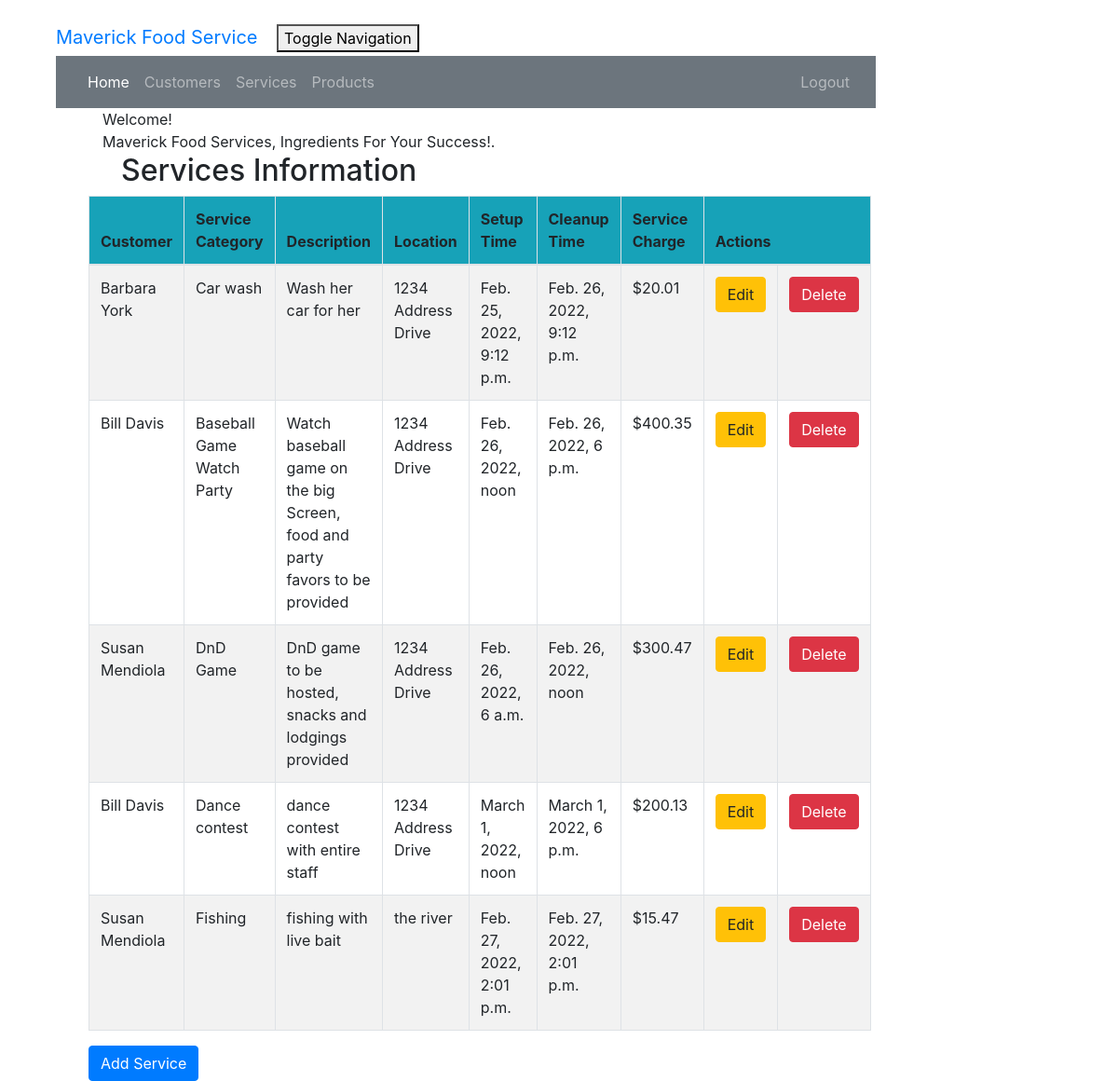
Screenshot of /service_list (signed in) with the database file from the repository.
### crm/models.py (models this page shows, shortened)
class Service(models.Model):
    cust_name = models.ForeignKey(Customer, on_delete=models.CASCADE, related_name='services')
    service_category = models.CharField(max_length=100)
    description = models.TextField()
    location = models.CharField(max_length=200)
    setup_time = models.DateTimeField(
        default=timezone.now)
    cleanup_time = models.DateTimeField(
        default=timezone.now)
    service_charge = models.DecimalField(max_digits=10, decimal_places=2)
    created_date = models.DateTimeField(
        default=timezone.now)
    updated_date = models.DateTimeField(auto_now_add=True)

class Customer(models.Model):
    cust_name = models.CharField(max_length=50)
    email = models.EmailField(max_length=100)
    phone = models.CharField(max_length=20)
    bldgroom = models.CharField(max_length=100)
    address = models.CharField(max_length=200)
    city = models.CharField(max_length=50)
    state = models.CharField(max_length=50)
    zipcode = models.CharField(max_length=10)
    organization = models.CharField(max_length=100)
    role = models.CharField(max_length=100)
    def __str__(self):
        return self.cust_name

### crm/views.py (the view)
# urls.py: path('service_list', views.service_list, name='service_list'),
@login_required
def service_list(request):
    services = Service.objects.filter(created_date__lte=timezone.now())
    return render(request, 'crm/service_list.html', {'services': services})

### crm/templates/crm/service_list.html (shortened to what this page needs)
<!DOCTYPE html>
{% extends 'crm/base.html' %}
{% block content %}
    {% load humanize %}
    <head>
    </head>
    <body class="bodylist">
    <div class="container">
        <div class="panel panel-primary">
            <div class="panel-heading">Welcome!</div>
            <div class="panel-body">
                Maverick Food Services, Ingredients For Your Success!.
            </div>
        </div>
    </div>
    <div class="row">
        <h2>Services Information</h2>
    </div>
    <div>
        <table class="table table-striped table-bordered table-hover w-auto">
            <thead>
            <tr class="bg-info">
                <th>Customer</th>
                <th>Service Category</th>
                <th>Description</th>
                <th>Location</th>
                <th>Setup Time</th>
                <th>Cleanup Time</th>
                <th>Service Charge</th>
                <th colspan="3">Actions</th>
            </tr>
            </thead>
            <tbody>
            {% for service in services %}
                <tr>
                    <td>{{ service.cust_name }}</td>
                    <td>{{ service.service_category }}</td>
                    <td>{{ service.description }}</td>
                    <td>{{ service.location }}</td>
                    <td>{{ service.setup_time }}</td>
                    <td>{{ service.cleanup_time }}</td>
                    <td>${{ service.service_charge|floatformat:2|intcomma }}</td>
                    <td><a href="{% url 'crm:service_edit' pk=service.pk %}"
                           class="btn btn-warning">Edit</a>
                    </td>
                    <td><a href="{% url 'crm:service_delete' pk=service.pk %}"
                           onclick="return confirm('Are you sure you want to delete?')"
                           class="btn btn-danger">Delete</a>
                    </td>
                </tr>
            {% endfor %}
            </tbody>
        </table>
    </div>
    <div>
        <a href="{% url 'crm:service_new' %}"><span
                class="btn btn-primary">Add Service</span></a>
    </div>
    </body>
{% endblock %}

### crm/templates/crm/base.html (shortened to what this page needs)
<!DOCTYPE html>
{% load static %}
<html lang="en">
<link rel="stylesheet" href="https://cdn.jsdelivr.net/npm/bootstrap@4.6.1/dist/css/bootstrap.min.css">
<link rel="stylesheet" href="{% static "css/portfolio.css" %}">
<div class="container-fluid">
    <div class="navbar-header">
        <a class="navbar-brand" href="">
            Maverick Food Service
        </a>
        <button type="button" class="navbar-toggle" data-toggle="collapse"
                data-target="#myNavbar" aria-controls="myNavbar">
            Toggle Navigation
        </button>
    </div>
    <nav class="navbar navbar-expand-md bg-secondary navbar-dark" id="myNavbar">
        <ul class="navbar-nav mr-auto">
            <li class="nav-item active">
                <a class="nav-link" href="{% url 'crm:home' %}">Home</a>
                </li>
            <li class="nav-item">
                <a class="nav-link" href="{% url 'crm:customer_list' %}">Customers</a>
            </li>
            <li class="nav-item">
                <a class="nav-link" href="{% url 'crm:service_list' %}">Services</a>
            </li>
            <li class="nav-item">
                <a class="nav-link" href="{% url 'crm:product_list' %}">Products</a>
            </li>
        </ul>
        <ul class="nav navbar-nav ml-auto">
            {% if user.is_authenticated %}
                <li><a class="nav-link" href="{% url 'logout' %}">Logout</a>
                </li>
            {% else %}
                <li><a class="nav-link" href="{% url 'login' %}"><span class="glyphicon glyphicon-log-in"></span>Login</a>
                </li>
            {% endif %}
        </ul>
    </nav>
</div>
<body id="app-layout">
<div class="row">
    <div class="col-md-8">
        {% block content %}
        {% endblock %}
    </div>
</div>
</body>
</html>

### crm/static/css/portfolio.css (style rules this page uses)
body { padding-left: 45px; padding-right: 45px; padding-top: 20px; }
.navbar { padding-left:10px; padding-right: 20px; margin-bottom: 0; margin-left: 0; margin-right: 200px; border-radius: 0; }
.row { padding-left: 50px; }

### rows the page displays
Service: cust_name "Barbara York", service_category "Car wash", description "Wash her car for her", location "1234 Address Drive", setup_time "Feb. 25, 2022, 9:12 p.m.", cleanup_time "Feb. 26, 2022, 9:12 p.m.", service_charge "20.01"
Service: cust_name "Bill Davis", service_category "Baseball Game Watch Party", description "Watch baseball game on the big Screen, food and party favors to be provided", location "1234 Address Drive", setup_time "Feb. 26, 2022, noon", cleanup_time "Feb. 26, 2022, 6 p.m.", service_charge "400.35"
Service: cust_name "Susan Mendiola", service_category "DnD Game", description "DnD game to be hosted, snacks and lodgings provided", location "1234 Address Drive", setup_time "Feb. 26, 2022, 6 a.m.", cleanup_time "Feb. 26, 2022, noon", service_charge "300.47"
Service: cust_name "Bill Davis", service_category "Dance contest", description "dance contest with entire staff", location "1234 Address Drive", setup_time "March 1, 2022, noon", cleanup_time "March 1, 2022, 6 p.m.", service_charge "200.13"
Service: cust_name "Susan Mendiola", service_category "Fishing", description "fishing with live bait", location "the river", setup_time "Feb. 27, 2022, 2:01 p.m.", cleanup_time "Feb. 27, 2022, 2:01 p.m.", service_charge "15.47"
